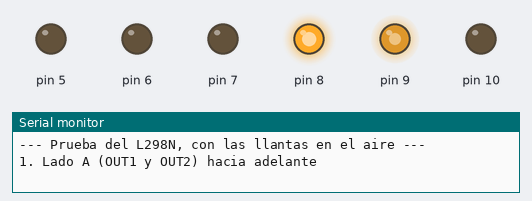
Recording of a sketch running on a simulated Arduino Uno, built with avr-gcc and run on an emulated ATmega328P. Parts: output pins drawn as LEDs (lit = HIGH), the last lines printed to the serial monitor.

Above: at 0.1 s.
At 11.1 s:
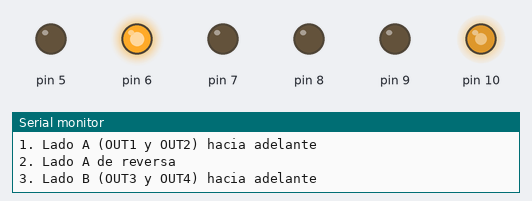
At 16.6 s:
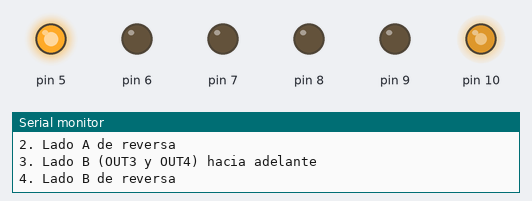
At 22.1 s:
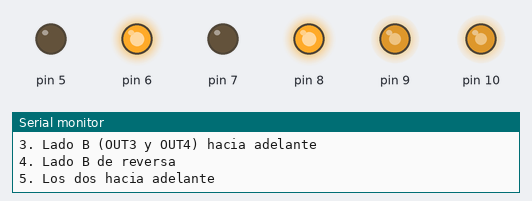
At 26.1 s:
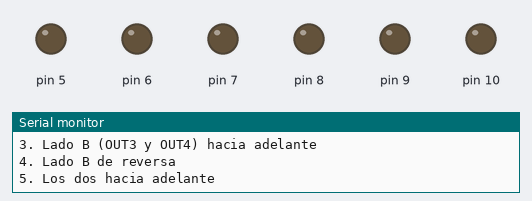
At 36.1 s:
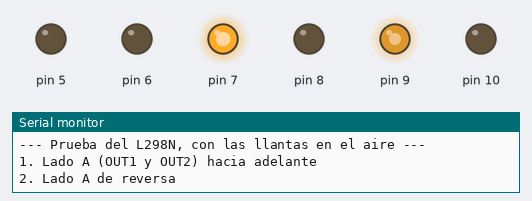
Timing chart, 0 to 37.6 s (numbered marks = the images above):
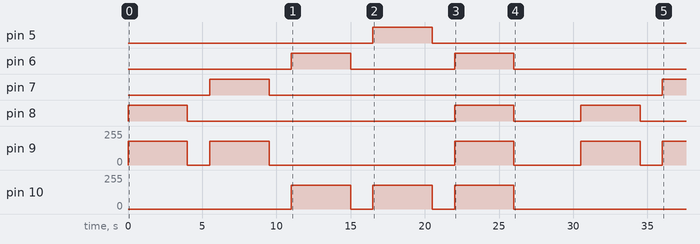

Measured:
- by itself, pin 5: LOW → HIGH at 16.5 s, → LOW 4.0 s later
- by itself, pin 6: alternates HIGH for 4.0 s and LOW for 7.0 s, 4 changes in all, then stays LOW
- by itself, pin 7: LOW → HIGH at 5.5 s, → LOW 4.0 s later, → HIGH 26.5 s later
- by itself, pin 8: goes HIGH 4.0 s, LOW 18.0 s, HIGH 4.0 s, LOW 4.5 s, HIGH 4.0 s, then LOW
- by itself, pin 9: 0/255 → 180/255 at 0.00 s, → 0/255 4.0 s later, → 180/255 1.5 s later, → 0/255 4.0 s later, … (9 changes in this stretch)
- by itself, pin 10: 0/255 → 180/255 at 11.0 s, → 0/255 4.0 s later, → 180/255 1.5 s later, → 0/255 4.0 s later, … (6 changes in this stretch)

The sketch:

diagnostico_l298n.ino
```cpp
// diagnostico_l298n.ino
// Prueba directa del L298N desde el Arduino de MOTORES (U4). NO es el programa de
// la ronda: después de usarlo se vuelve a subir motores/motores.ino.
//
// No usa el otro Arduino ni el serial: mueve cada lado por su cuenta, con pausas
// largas para medir con el multímetro. Los pines son los mismos del esquemático:
// ENA D9, IN1 D8, IN2 D7, ENB D10, IN3 D6, IN4 D5.
//
// Con las llantas en el aire. Cada paso dura 4 segundos y se anuncia por el
// serial del USB (monitor a 115200):
//
//   1. lado A hacia adelante    2. lado A de reversa
//   3. lado B hacia adelante    4. lado B de reversa
//   5. los dos hacia adelante
//
// Si en el paso 1 no se mueve nada, mide en ese momento:
//   - la entrada de 12V del L298N contra GND: debe dar la tensión de la batería
//   - el pin ENA: unos 3 a 4 V (es PWM; el multímetro lo promedia)
//   - el pin IN1: 5 V; el pin IN2: 0 V
// Lo que salga mal dice dónde está la falla.

const int ENA = 9, IN1 = 8, IN2 = 7;
const int ENB = 10, IN3 = 6, IN4 = 5;
const int VELOCIDAD = 180;           // el mismo tope que PWM_MAXIMO en motores.ino
const unsigned long PASO_MS = 4000;

static void lado(int en, int in1, int in2, int velocidad) {
  digitalWrite(in1, velocidad > 0 ? HIGH : LOW);
  digitalWrite(in2, velocidad < 0 ? HIGH : LOW);
  analogWrite(en, abs(velocidad));
}

static void paso(const __FlashStringHelper* texto, int a, int b) {
  Serial.println(texto);
  lado(ENA, IN1, IN2, a);
  lado(ENB, IN3, IN4, b);
  delay(PASO_MS);
  lado(ENA, IN1, IN2, 0);
  lado(ENB, IN3, IN4, 0);
  delay(1500);
}

void setup() {
  for (int p = 5; p <= 10; p++) pinMode(p, OUTPUT);
  Serial.begin(115200);
}

void loop() {
  Serial.println(F("--- Prueba del L298N, con las llantas en el aire ---"));
  paso(F("1. Lado A (OUT1 y OUT2) hacia adelante"), VELOCIDAD, 0);
  paso(F("2. Lado A de reversa"), -VELOCIDAD, 0);
  paso(F("3. Lado B (OUT3 y OUT4) hacia adelante"), 0, VELOCIDAD);
  paso(F("4. Lado B de reversa"), 0, -VELOCIDAD);
  paso(F("5. Los dos hacia adelante"), VELOCIDAD, VELOCIDAD);
  delay(3000);
}
```
